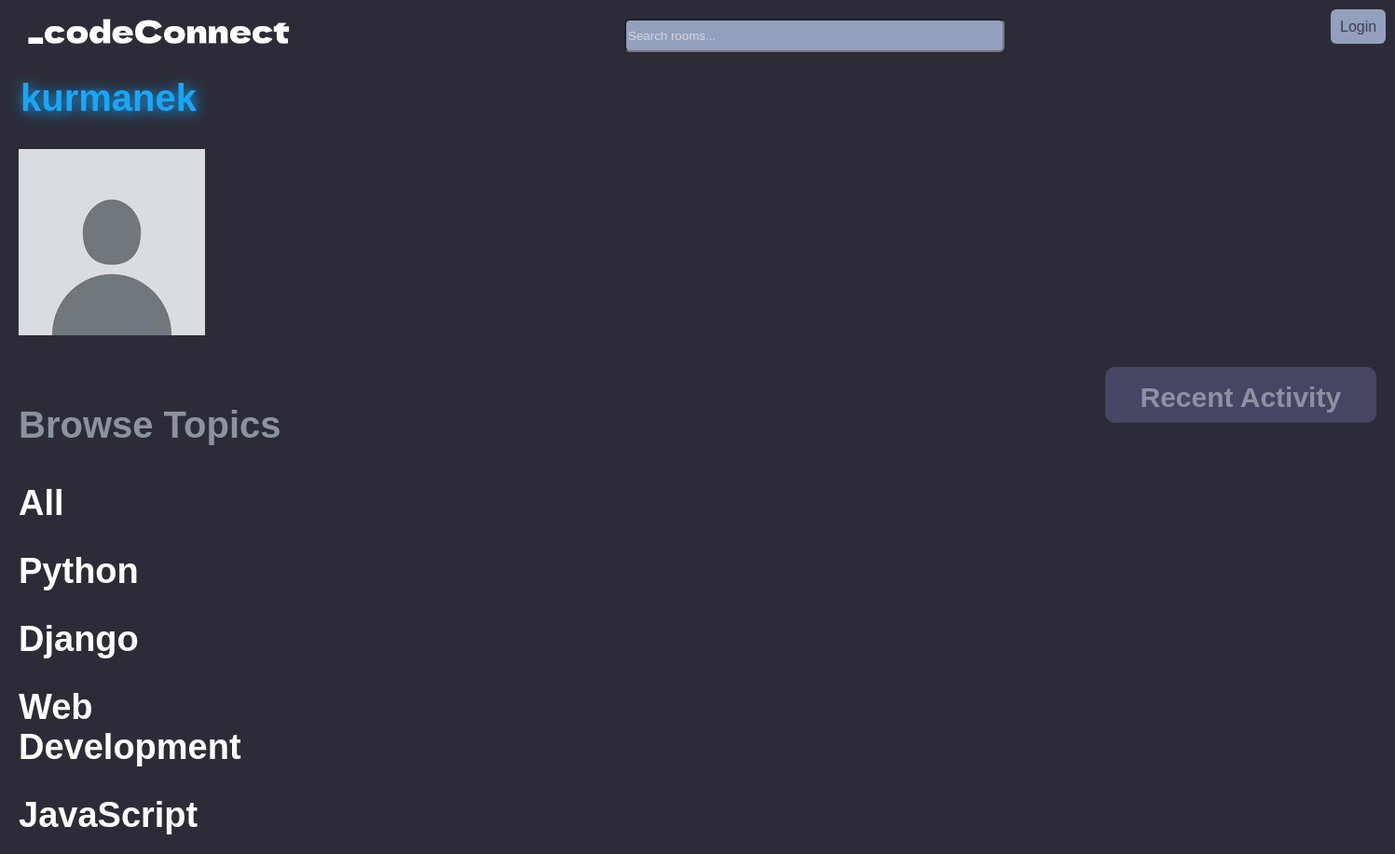
The app's page /profile/7/, older data.
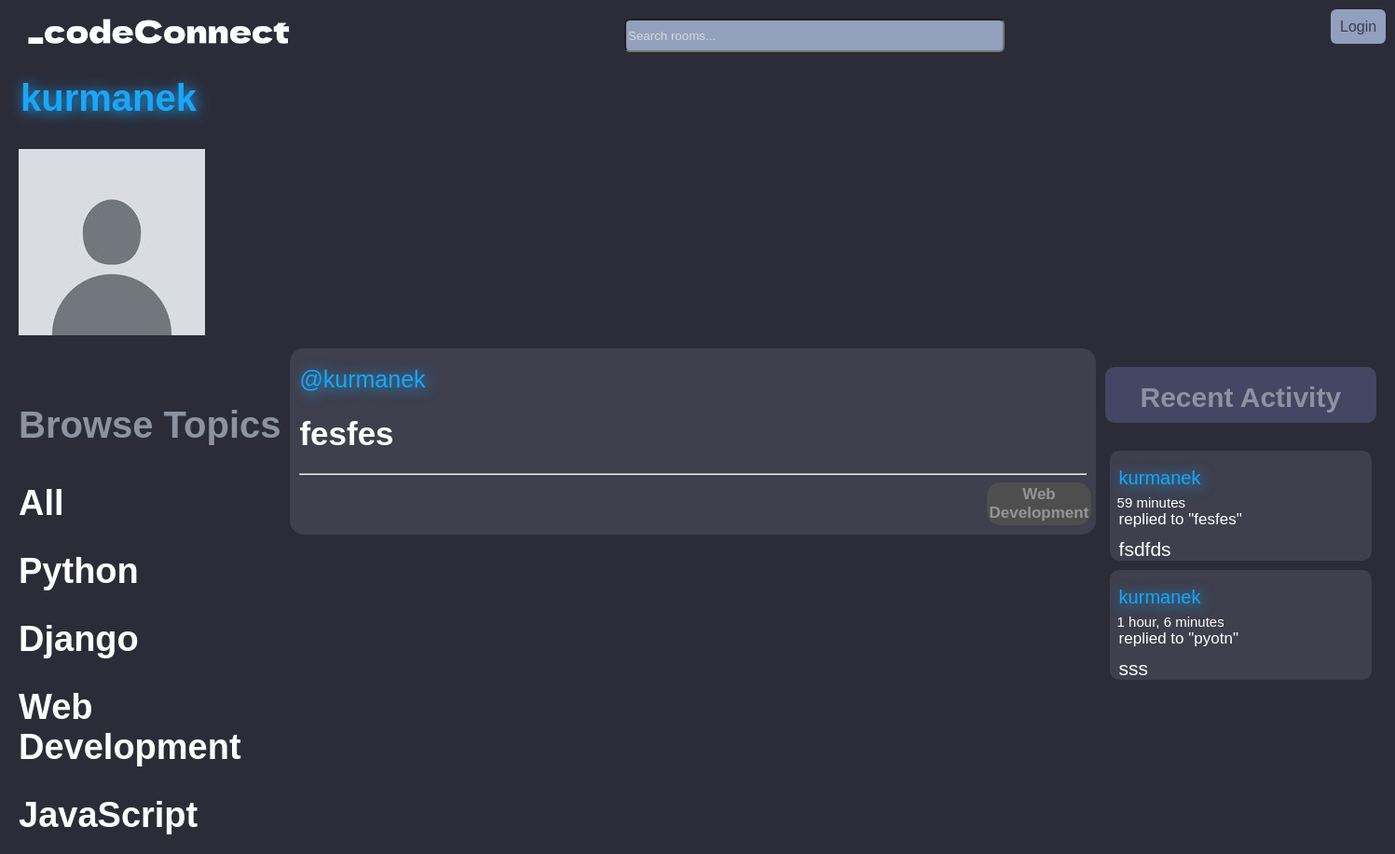
The same page, newer data.
### base/models.py (models this page shows)
class Topic(models.Model):
    name = models.CharField(max_length=200)
    def __str__(self):
        return self.name

class Room(models.Model):
    host = models.ForeignKey(User, on_delete=models.SET_NULL, null=True)
    topic = models.ForeignKey(Topic, on_delete=models.SET_NULL, null=True)
    name = models.CharField(max_length=200)
    description = models.TextField(null=True, blank=True)
    participants = models.ManyToManyField(User, related_name='participants', blank=True)
    updated = models.DateTimeField(auto_now=True)
    created = models.DateTimeField(auto_now_add=True)
    class Meta:
        ordering = ['-updated', '-created']
    def __str__(self):
        return self.name

class Message(models.Model):
    user = models.ForeignKey(User, on_delete=models.CASCADE)
    room = models.ForeignKey(Room, on_delete=models.CASCADE)
    body = models.TextField()
    updated = models.DateTimeField(auto_now=True)
    created = models.DateTimeField(auto_now_add=True)
    class Meta:
        ordering = ['-updated', '-created']
    def __str__(self):
        return self.body[0:50]

### base/views.py (the view)
# urls.py: path('profile/<str:pk>/', views.userProfile, name='user-profile'),
def userProfile(request,pk):
    user = User.objects.get(id=pk)
    rooms = user.room_set.all()
    room_messages = user.message_set.all()
    topics = Topic.objects.all()
    context = {'user':user, 'rooms':rooms,'room_messages':room_messages, 'topics':topics}
    return render(request, 'base/profile.html', context)

### base/templates/base/profile.html
{% extends 'main.html' %}
{% block content %}
{% load static %}
<link rel="stylesheet" href="{% static '/css/profile.css' %}">
<div class="user">
<h1>{{user.username}}</h1>
</div>
<img src="{% static 'img/profile.jpg' %}" alt="">
<div class="profile-container">
    <div class="topics">
        {% include 'base/topics.html' %}
    </div>
    <div class="rooms">
        {% include 'base/feed.html' %}
    </div>
    <div class="activity">
        {% include 'base/activity.html' %}
    </div>
</div>
{% endblock content%}

### templates/main.html (shortened to what this page needs)
<!DOCTYPE html>
<html lang="en">
<head>
    {% load static %}
    <link rel="stylesheet" href="{% static '/css/style.css' %}">
</head>
<body>
    {% include 'navbar.html' %}
    {% block content %}
    {% endblock %}
</body>
</html>

### templates/navbar.html
{% load static %}
<div class="navbar">
<a href="/">
    <img src="{% static 'img/logo.png' %}" alt="" height=30px>
</a>
<form method="GET">
    <input type="text" name="q" placeholder="Search rooms...">
</form>
<div class="login-redirect">
{% if request.user.is_authenticated %}
<p>Hello {{request.user}}</p>
<a href="{% url 'logout' %}">Logout</a>
{% else %}
<a href="{% url 'login' %}">Login</a>
{% endif %}
</div>
</div>

### base/templates/base/topics.html
<h3>Browse Topics</h3>
        <div class="topic_name">
            <a href="{% url 'home' %}">All</a>
        </div>
        {% for topic in topics %}
            <div class="topic_name">
                <a href="{% url 'home' %}?q={{topic.name}}">{{topic.name}}</a>
            </div>
        {% endfor %}

### base/templates/base/feed.html (shortened to what this page needs)
{% for room in rooms %}
            <div class="room">
                <a href="{% url 'user-profile' room.host.id %}"><span>@{{room.host.username}}</span></a>
                <h5><a href="/room/{{room.id}}">{{room.name}}</a></h5>
                <hr>
                <div class="room_topic"><small>{{room.topic}}</small></div>
            </div>
            {% endfor %}

### base/templates/base/activity.html (shortened to what this page needs)
<h3>Recent Activity</h3>
        {% for message in room_messages %}
            <div class="message">
                <a href="{% url 'user-profile' message.user.id %}"><small><div class="user">{{message.user}}</a></div><div class="time"> {{message.created|timesince}}</div></small>
                <small class="reply">replied to "{{message.room}}"</small>
                <p>{{message}}</p>
            </div>
        {% endfor %}

### static/css/style.css (style rules this page uses)
body { background-color: rgb(44, 44, 56); font-family: arial; margin: 20px; }
.topics h3 { color:rgb(141, 146, 160); font-size: 40px; }
.topic_name a { text-decoration: none; color:rgb(255, 255, 255); font-size: 38px; font-weight: 600; }
.room { border: none; margin-top: 10px; border-radius: 15px; padding: 10px ; margin-right: 10px; background-color: rgb(63, 63, 77); }
.room a { text-decoration: none; color: white; font-size: 35px; }
.room span { color:rgb(25, 166, 248); font-size: 25px; text-shadow: 2px 2px 15px rgb(25, 166, 248); }
.room small { display: flex; justify-content: right; border: none; padding: 3px; border-radius: 15px; margin-left: 88%; align-items: center; font-size: 17px; background-color: rgb(78, 78, 78); color:rgb(149, 149, 153); font-weight: 700; height: 40px; }
.room .room_topic { display: flex; justify-content: center; text-align: center; }
.topic_name { margin-top: 30px; }
.message { border: none; margin:5px; border-radius: 10px; background-color: rgb(63, 63, 77); }
.activity { color: white; border: none; border-radius: 10px; margin-top:30px }
.message small { margin: 5px; }
.message .user { color: rgb(25, 166, 248);; margin-left: 10px; text-shadow: 2px 2px 15px rgb(25, 166, 248); font-size: 20px; padding-bottom: 6px; }
.activity h3 { border-radius: 10px; height: 60px; text-align: center; line-height: 65px; font-size: 30px; margin-top: 0px; background-color: rgb(69, 69, 100); color:rgb(141, 146, 160); }
.navbar { display: flex; gap: 350px; }
.navbar .login-redirect a { border: none; text-decoration: none; border-radius: 6px; background-color: rgb(146, 160, 190); padding:10px; color:rgb(61, 61, 77); }
.navbar input[type=text] { border-radius: 6px; background-color: rgb(146, 160, 190); color: white; height:30px; width:400px; }
::placeholder { color: rgb(216, 216, 216); opacity: 1; }
.topics { margin-top: 30px; }
.time { margin-left: 8px; font-size: 15px; }
.reply { font-size: 17px; }
.message p { margin-left: 10px; margin: 10px; font-size: 21px; }
.user { color: rgb(25, 166, 248); margin-left: 2px; text-shadow: 2px 2px 15px rgb(25, 166, 248); font-size: 20px; padding-bottom: 5px; }
.profile-container { display:grid; grid-template-columns: 1fr 3fr 1fr; }
.user a { text-decoration: none; color: rgb(25, 166, 248); text-shadow: 2px 2px 15px rgb(25, 166, 248); }
.message a,.message_1 a { text-decoration: none; }

### static/css/profile.css (style rules this page uses)
.user,.user a { text-decoration: none; color: rgb(25, 166, 248); text-shadow: 2px 2px 15px rgb(25, 166, 248); }

Row changes from the older to the newer data that the page shows:
added Room: host.username "kurmanek", name "fesfes", topic "Web Development"
added Message: user "kurmanek", created "59 minutes", room "fesfes", body "fsdfds"
added Message: user "kurmanek", created "1 hour, 6 minutes", room "pyotn", body "sss"
